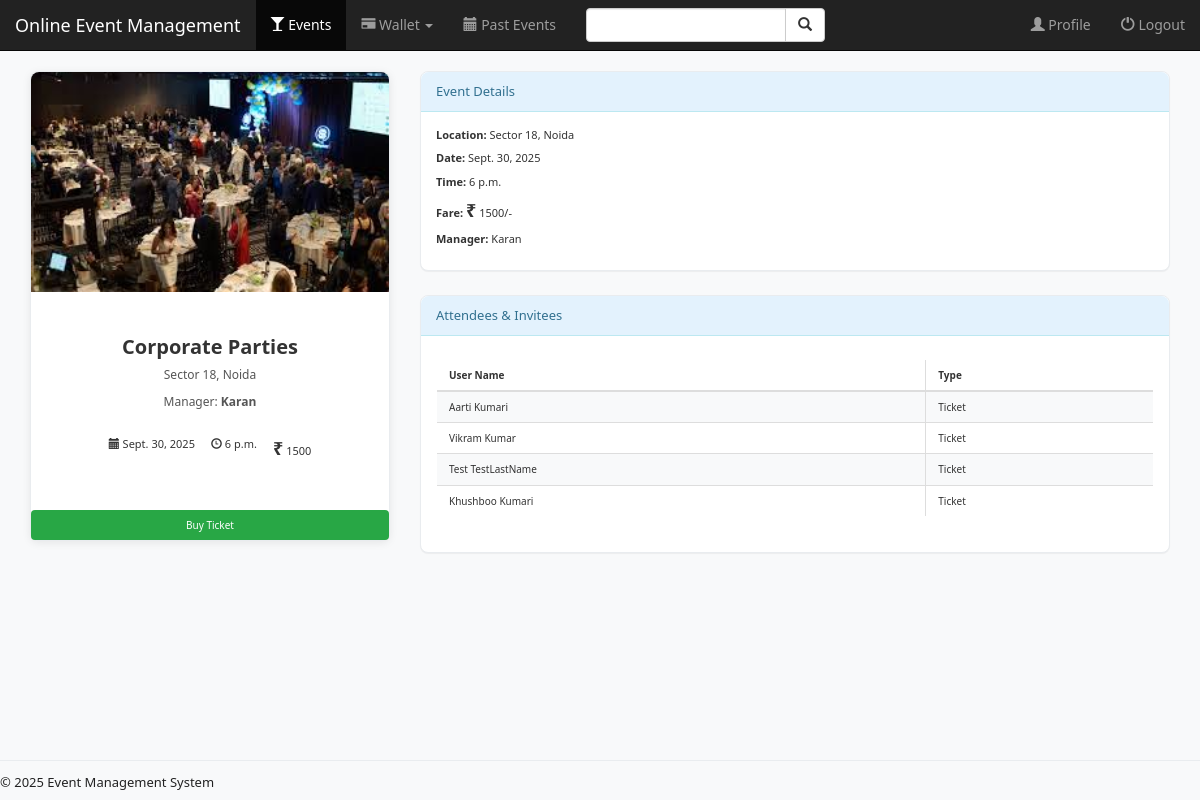
/event/detail/1/ (signed in), run on the app's committed database.
### event/models.py (models this page shows, shortened)
class Event(models.Model):
    name = models.CharField(max_length=50, null=False)
    image = models.ImageField(default='settings.MEDIA_ROOT/default_event.jpg')
    location = models.TextField(max_length=500, null=False)
    date = models.DateField(null=True)
    time = models.TimeField(null=True)
    manager = models.ForeignKey(User, on_delete=models.CASCADE)
    fare = models.PositiveIntegerField(null=True)

class Ticket(models.Model):
    attendee = models.ForeignKey(User, on_delete=models.CASCADE)
    event = models.ForeignKey(Event, on_delete=models.CASCADE)
    flag = models.BooleanField(null=False)

### event/views.py (the view)
# urls.py: re_path(r'^detail/(?P<pk>[0-9]+)/$', views.detail, name='detail'),
def detail(request, pk):
    if not request.user.is_authenticated:
        return render(request, 'event/login.html')
    user = request.user
    event = get_object_or_404(Event, pk=pk)
    tickets = Ticket.objects.filter(event=event)
    return render(request, 'event/detail.html', {'event': event, 'user': user, 'tickets': tickets})

### event/templates/event/detail.html (shortened to what this page needs)
{% extends 'event/base.html' %}
{% load static %}
{% block events_active %}active{% endblock %}
{% block body %}
<div class="container event-detail">
  <div class="row">
    <div class="col-md-4">
      <div class="card event-card d-flex flex-column" style="height:100%;">
        <div class="event-image-top">
          {% if event.image %}
            <img src="{{ event.image.url }}" class="card-img-top img-responsive event-card-img" alt="{{ event.name }}">
          {% else %}
            <img src="{% static 'event/images/default_event.jpg' %}" class="card-img-top img-responsive event-card-img" alt="Event Image">
          {% endif %}
        </div>
        <div class="card-body text-center" style="flex:1; display:flex; flex-direction:column; justify-content:flex-start;">
          <h2 class="card-title event-card-title">{{ event.name }}</h2>
          <p class="card-text event-card-location">{{ event.location }}</p>
          <p class="card-text event-card-manager">Manager: <strong>{{ event.manager.first_name }}</strong></p>
          <div class="info-bar event-info-bar">
            <span title="Date"><i class="glyphicon glyphicon-calendar"></i> {{ event.date }}</span>
            <span title="Time"><i class="glyphicon glyphicon-time"></i> {{ event.time }}</span>
            <span title="Fare"><span class="event-inr">&#8377;</span> {{ event.fare }}</span>
          </div>
          <div style="height:32px;"></div>
          <div class="btn-group btn-group-justified event-action-group" role="group" style="margin-top:auto;">
            {% if event.manager.id == request.user.id %}
              <a href="{% url 'event:update_event' event.id %}" class="btn btn-info event-btn-update" title="Update Event"><i class="glyphicon glyphicon-edit"></i> Update</a>
              <a href="{% url 'event:invite_users' event.id %}" class="btn btn-warning event-btn-invite" title="Send Invitations"><i class="glyphicon glyphicon-envelope"></i> Invite</a>
            {% else %}
              <a href="{% url 'event:buy_ticket' event.id %}" class="btn btn-success event-btn-buy" title="Buy Ticket">Buy Ticket</a>
            {% endif %}
          </div>
        </div>
      </div>
    </div>
    <div class="col-md-8">
      <div class="panel panel-info event-panel-details">
        <div class="panel-heading event-panel-heading">Event Details</div>
        <div class="panel-body">
          <div class="event-detail-row"><strong>Location:</strong> {{ event.location }}</div>
          <div class="event-detail-row"><strong>Date:</strong> {{ event.date }}</div>
          <div class="event-detail-row"><strong>Time:</strong> {{ event.time }}</div>
          <div class="event-detail-row"><strong>Fare:</strong> <span class="event-inr">&#8377;</span> {{ event.fare }}/-</div>
          <div class="event-detail-row"><strong>Manager:</strong> {{ event.manager.first_name }}</div>
        </div>
      </div>
      <div class="panel panel-info event-panel-attendees">
        <div class="panel-heading event-panel-heading">Attendees & Invitees</div>
        <div class="panel-body">
          {% if tickets %}
            <table class="table table-striped table-bordered event-table">
              <thead>
                <tr>
                  <th>User Name</th>
                  <th>Type</th>
                </tr>
              </thead>
              <tbody>
                {% for ticket in tickets %}
                  <tr>
                    <td>{{ ticket.attendee.first_name }} {{ ticket.attendee.last_name }}</td>
                    <td>{% if ticket.flag %}Ticket{% else %}Invitation{% endif %}</td>
                  </tr>
                {% endfor %}
              </tbody>
            </table>
          {% else %}
            <p>No attendees yet.</p>
          {% endif %}
        </div>
      </div>
    </div>
  </div>
</div>
{% endblock %}

### static/event/css/style.css (style rules this page uses)
.event-detail .event-card { box-shadow: 0 2px 8px rgba(0,0,0,0.08); border-radius: 8px; margin-bottom: 24px; background: #fff; border: 1px solid #e9ecef; display: flex; flex-direction: column; height: 100%; }
.event-detail .event-image-top { width: 100%; padding-bottom: 16px; }
.event-detail .event-card-img { border-radius: 8px 8px 0 0; max-height: 220px; object-fit: cover; width: 100%; margin-bottom: 8px; }
.event-detail .card-body { flex: 1; display: flex; flex-direction: column; justify-content: flex-start; }
.event-detail .event-card-title { font-size: 2rem; font-weight: 600; margin-bottom: 8px; }
.event-detail .event-card-location { font-size: 1.2rem; color: #555; }
.event-detail .event-card-manager { font-size: 1rem; color: #333; }
.event-detail .event-info-bar { display: flex; justify-content: center; gap: 16px; margin: 16px 0; font-size: 1.1rem; }
.event-detail .event-inr { font-size: 18px; font-weight: bold; }
.event-detail .event-action-group .btn { min-width: 120px; font-size: 1rem; margin: 0 4px; border-radius: 4px; padding: 8px 0; }
.event-detail .event-btn-buy { background: #28a745; color: #fff; border: none; }
.event-detail .event-panel-details, .event-detail .event-panel-attendees { border-radius: 8px; margin-bottom: 24px; border: 1px solid #e9ecef; }
.event-detail .event-panel-heading { font-size: 1.3rem; font-weight: 500; background: #e3f2fd; border-radius: 8px 8px 0 0; }
.event-detail .event-detail-row { font-size: 1.1rem; margin-bottom: 8px; }
.event-detail .event-table { margin-top: 8px; background: #fff; border-radius: 6px; overflow: hidden; }
.event-detail .event-table th, .event-detail .event-table td { font-size: 1rem; padding: 8px 12px; vertical-align: middle; }
.event-detail .event-action-group { margin-top: auto; }
.event-detail .event-card { box-shadow: 0 2px 8px rgba(0,0,0,0.08); border-radius: 8px; margin-bottom: 24px; background: #fff; border: 1px solid #e9ecef; }
.event-detail .event-card-img { border-radius: 8px 8px 0 0; max-height: 220px; object-fit: cover; width: 100%; }
.event-detail .card { box-shadow: 0 2px 8px rgba(0,0,0,0.08); border-radius: 8px; margin-bottom: 24px; background: #fff; border: 1px solid #e9ecef; }
.event-detail .card-img-top { border-radius: 8px 8px 0 0; max-height: 220px; object-fit: cover; width: 100%; }
.event-detail .card-title { font-size: 2rem; font-weight: 600; margin-bottom: 8px; }
.event-detail .card-text { font-size: 1.2rem; color: #555; }
.event-detail .info-bar { display: flex; justify-content: center; gap: 16px; margin: 16px 0; font-size: 1.1rem; }
.event-detail .btn-group .btn { min-width: 120px; font-size: 1rem; margin: 0 4px; border-radius: 4px; padding: 8px 0; }
.event-detail .btn-success { background: #28a745; color: #fff; border: none; }
.event-detail .panel-info { border-radius: 8px; margin-bottom: 24px; border: 1px solid #e9ecef; }
.event-detail .panel-heading { font-size: 1.3rem; font-weight: 500; background: #e3f2fd; border-radius: 8px 8px 0 0; }
.event-detail .table { margin-top: 8px; background: #fff; border-radius: 6px; overflow: hidden; }
.event-detail .table th, .event-detail .table td { font-size: 1rem; padding: 8px 12px; vertical-align: middle; }
.event-detail .table-striped > tbody > tr:nth-of-type(odd) { background-color: #f8f9fa; }
html { position: relative; min-height: 100%; }
body { margin-bottom: 60px; }
body, html { height: 100%; margin: 0; padding: 0; position: relative; min-height: 100vh; }
body { background: #f8f9fa; font-family: 'Segoe UI', Arial, sans-serif; }
.card { border-radius: 10px; }
.btn-success { background-color: #28a745; border: none; }

### data on the page
Event: image (picture), name "Corporate Parties", location "Sector 18, Noida", manager.first_name "Karan", date "Sept. 30, 2025", time "6 p.m.", fare "1500"
Ticket: attendee.first_name "Aarti", attendee.last_name "Kumari", flag "Ticket"
Ticket: attendee.first_name "Vikram", attendee.last_name "Kumar", flag "Ticket"
Ticket: attendee.first_name "Test", attendee.last_name "TestLastName", flag "Ticket"
Ticket: attendee.first_name "Khushboo", attendee.last_name "Kumari", flag "Ticket"

### other printed values
{{ year|default:2025 }} "2025"
